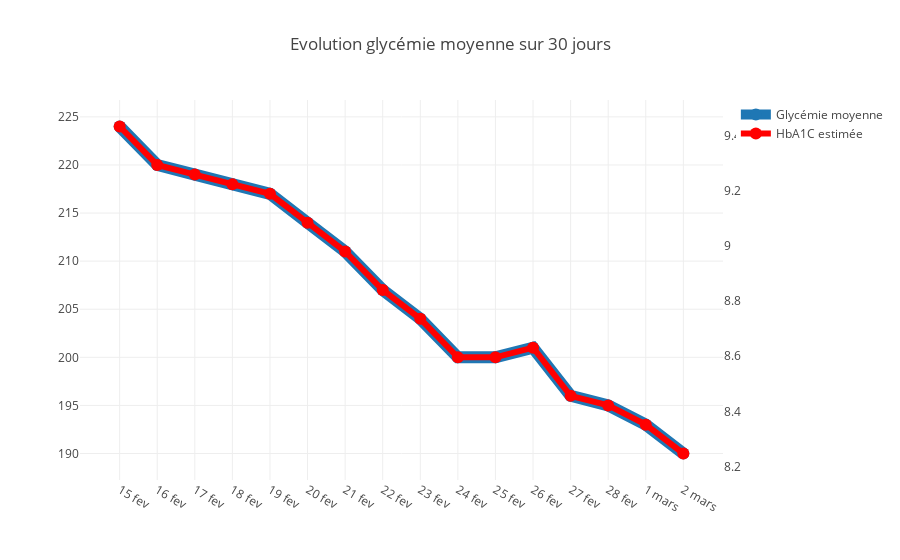

Notebook source saved alongside this figure:
### Code cell
labels = [str(date.day)+ ' ' + monthd[date.month] for date in gc.date]
tickvals = gc.date
layout = go.Layout(
    title='Evolution glycémie moyenne sur 30 jours',
    xaxis=go.layout.XAxis(
        ticktext=labels,
        tickvals=tickvals
    ),
    yaxis2= dict(
        overlaying='y',
        side='right',
        showgrid=False,
    )
)
data = [
    go.Scatter(
        x=gc.date, 
        y=gc.gluc,
        name='Glycémie moyenne',
        marker=dict(
         size=12),
        line=dict(
        width=12)
    ),
    go.Scatter(
        x=gc.date, 
        y=gc.hba1c,
        name='HbA1C estimée',
        yaxis='y2',
        marker=dict(
         color='red',
         size=12),
        line=dict(
         color='red',    
         width=6)
    ),
        
]
fig = go.Figure(data, layout)

iplot(fig, filename='tickvals-and-ticktext')

### Figure 1 — Plotly figure (JSON) as saved in the notebook; plotly's stock layout.template omitted (floating-point values rounded to 4 significant figures)
{"data": [{"line": {"width": 12}, "marker": {"size": 12}, "name": "Glycémie moyenne", "type": "scatter", "uid": "2d4dab36-7cd7-4978-94f3-fb269763b87e", "x": ["2019-02-14 23:00:00", "2019-02-15 23:00:00", "2019-02-16 23:00:00", "2019-02-17 23:00:00", "2019-02-18 23:00:00", "2019-02-19 23:00:00", "2019-02-20 23:00:00", "2019-02-21 23:00:00", "2019-02-22 23:00:00", "2019-02-23 23:00:00", "2019-02-24 23:00:00", "2019-02-25 23:00:00", "2019-02-26 23:00:00", "2019-02-27 23:00:00", "2019-02-28 23:00:00", "2019-03-01 23:00:00"], "y": [224, 220, 219, 218, 217, 214, 211, 207, 204, 200, 200, 201, 196, 195, 193, 190]}, {"line": {"color": "red", "width": 6}, "marker": {"color": "red", "size": 12}, "name": "HbA1C estimée", "type": "scatter", "uid": "23e8f993-ff07-4091-bbba-6846fd95c83b", "x": ["2019-02-14 23:00:00", "2019-02-15 23:00:00", "2019-02-16 23:00:00", "2019-02-17 23:00:00", "2019-02-18 23:00:00", "2019-02-19 23:00:00", "2019-02-20 23:00:00", "2019-02-21 23:00:00", "2019-02-22 23:00:00", "2019-02-23 23:00:00", "2019-02-24 23:00:00", "2019-02-25 23:00:00", "2019-02-26 23:00:00", "2019-02-27 23:00:00", "2019-02-28 23:00:00", "2019-03-01 23:00:00"], "y": [9.432, 9.293, 9.258, 9.223, 9.188, 9.084, 8.979, 8.84, 8.735, 8.596, 8.596, 8.631, 8.456, 8.422, 8.352, 8.247], "yaxis": "y2"}], "layout": {"title": {"text": "Evolution glycémie moyenne sur 30 jours"}, "xaxis": {"ticktext": ["15 fev", "16 fev", "17 fev", "18 fev", "19 fev", "20 fev", "21 fev", "22 fev", "23 fev", "24 fev", "25 fev", "26 fev", "27 fev", "28 fev", "1 mars", "2 mars"], "tickvals": ["2019-02-14 23:00:00", "2019-02-15 23:00:00", "2019-02-16 23:00:00", "2019-02-17 23:00:00", "2019-02-18 23:00:00", "2019-02-19 23:00:00", "2019-02-20 23:00:00", "2019-02-21 23:00:00", "2019-02-22 23:00:00", "2019-02-23 23:00:00", "2019-02-24 23:00:00", "2019-02-25 23:00:00", "2019-02-26 23:00:00", "2019-02-27 23:00:00", "2019-02-28 23:00:00", "2019-03-01 23:00:00"]}, "yaxis2": {"overlaying": "y", "showgrid": false, "side": "right"}}}
